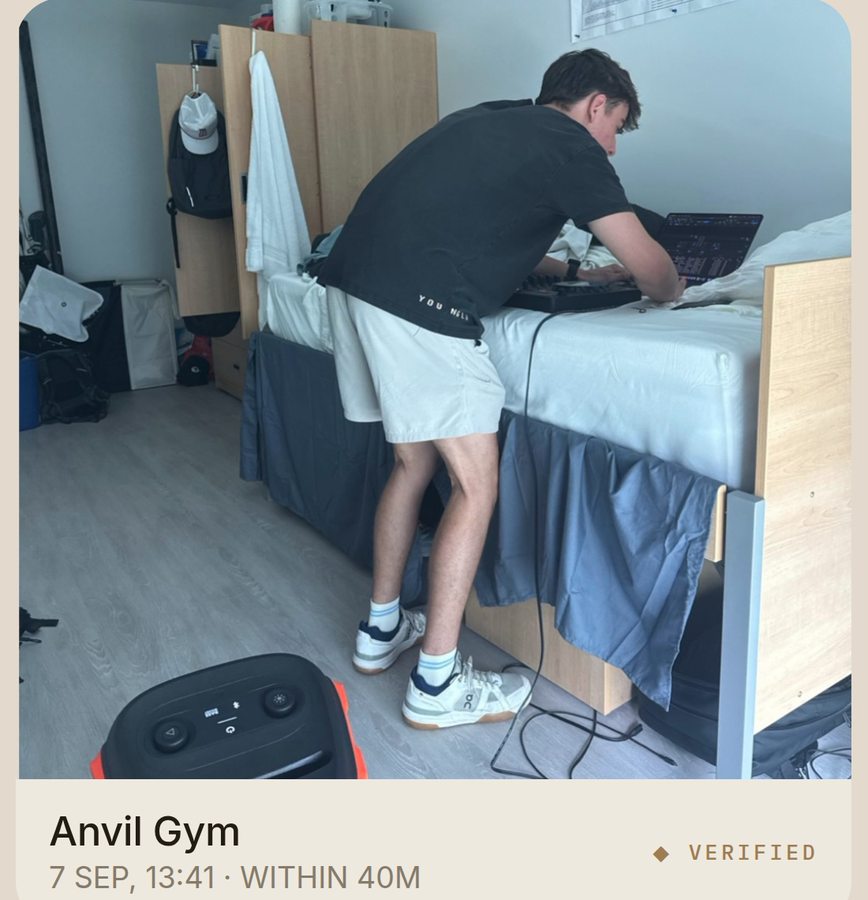
#> input picture projects/006-anvil-film/source/ui/proof_a.png, 868 x 900 px
$ python fillplate.py
#> lines starting #> are read from the running program, lines starting #| are printed output that depends on the picture
#!/usr/bin/env python3
"""Build source/ui/fill.png — the plate that fills the type at the clip moments.

The raw check-in photo is a cool indoor snapshot. Poured into letterforms at
Reel size it reads as "the text went pale grey", not as "the text is a
photograph of somebody who turned up" — the whole point of the device. Two
things fix it and both are the same discipline as 001's palette rule:

  * DUOTONE, not the original. Luminance is remapped across INK -> GOLD, so the
    brightest thing inside a letter is gold rather than white. The photo stays a
    photograph and the frame stays in the family.
  * CONTRAST FIRST. Letterforms sample tiny areas; a flat mid-grey crop gives
    every letter the same value and the fill disappears. The plate is stretched
    to its 2nd/98th percentile before it is toned.

    python3 scripts/fillplate.py
"""
import os
import numpy as np
from PIL import Image, ImageOps

HERE=os.path.dirname(os.path.abspath(__file__))
SRC =os.path.join(HERE,'..','source','ui','proof_a.png')
OUT =os.path.join(HERE,'..','source','ui','fill.png')

INK =np.array([0x23,0x1C,0x15], float)
GOLD=np.array([0x9E,0x7C,0x52], float)

im=Image.open(SRC).convert('RGB')
#> im is the input picture: PIL image 868x900 RGB; mean R, G, B 131.8, 144.7, 151.4
# the body, not the room: the person sits centre-right of the frame and the
# left third is a wall that would fill half the word with nothing
w,h=im.size
#> w = 868; h = 900
im=im.crop((int(w*0.18), int(h*0.02), w, int(h*0.80)))
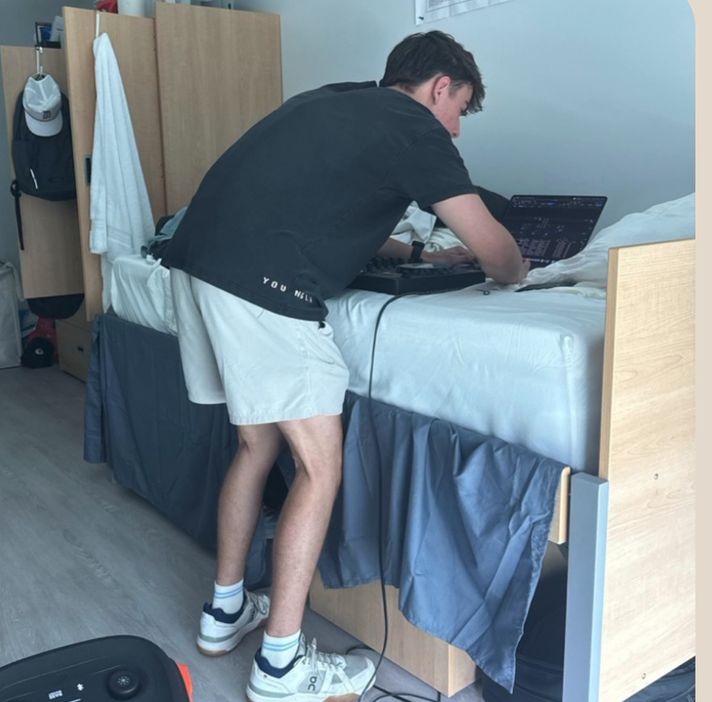
#> im: PIL image 712x702 RGB; mean R, G, B 119.4, 134.5, 143.5
im=im.resize((1600, int(1600*im.size[1]/im.size[0])), Image.LANCZOS)
#> im: PIL image 1600x1577 RGB

g=np.asarray(ImageOps.grayscale(im), float)
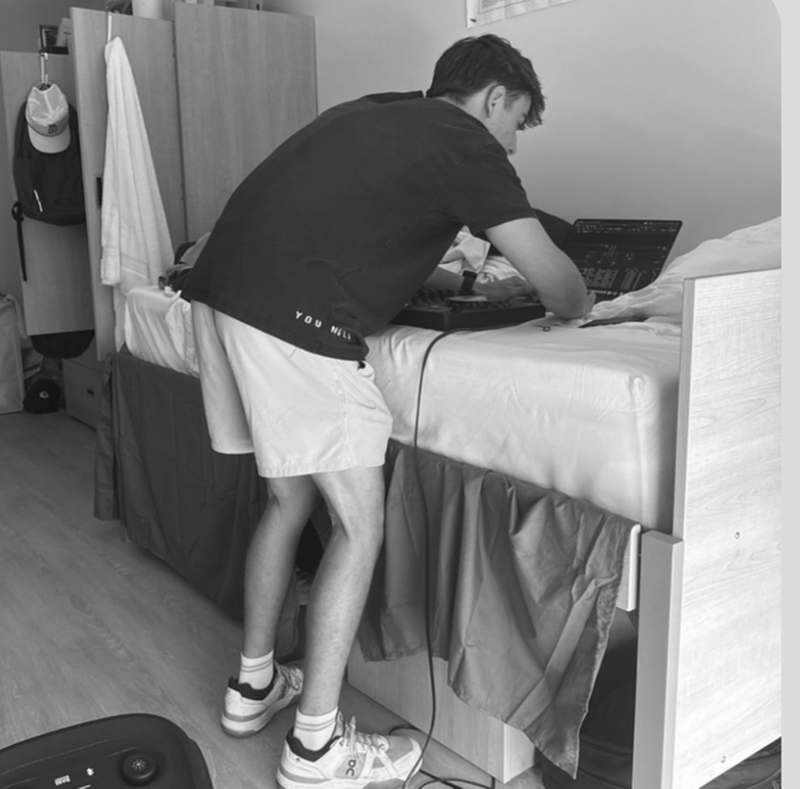
#> g: shape (1577, 1600) float64 (shown at 1/2 size); min 14, max 255, mean 131
lo,hi=np.percentile(g,2), np.percentile(g,98)
#> lo = 37; hi = 242
u=np.clip((g-lo)/max(1e-6,hi-lo), 0, 1)
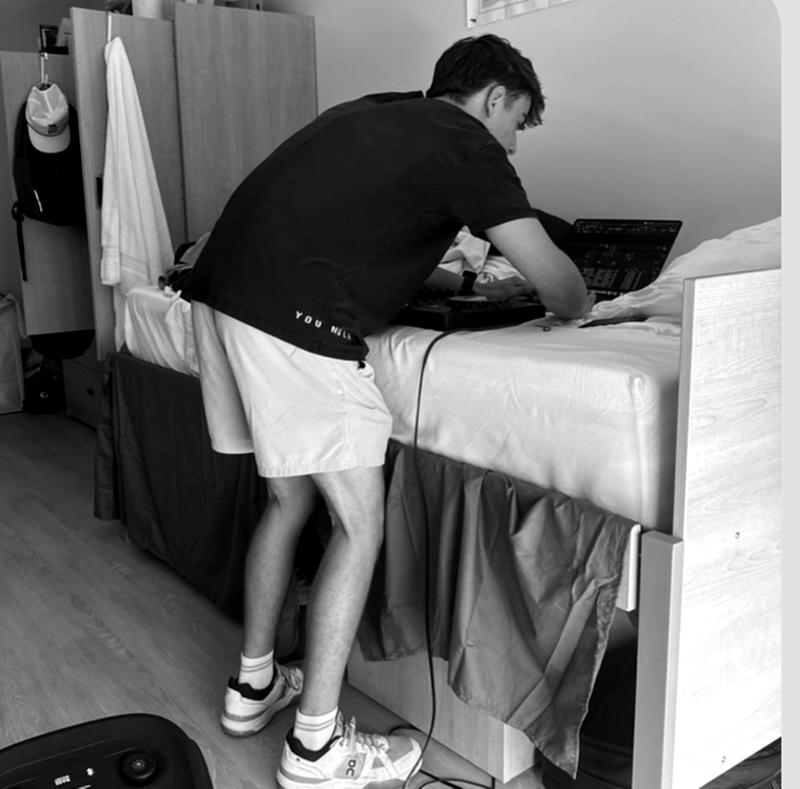
#> u: shape (1577, 1600) float64 (shown at 1/2 size); min 0, max 1, mean 0.459
u=u**0.86                                   # lift the mids so limbs stay readable
rgb=INK[None,None,:]+(GOLD-INK)[None,None,:]*u[:,:,None]
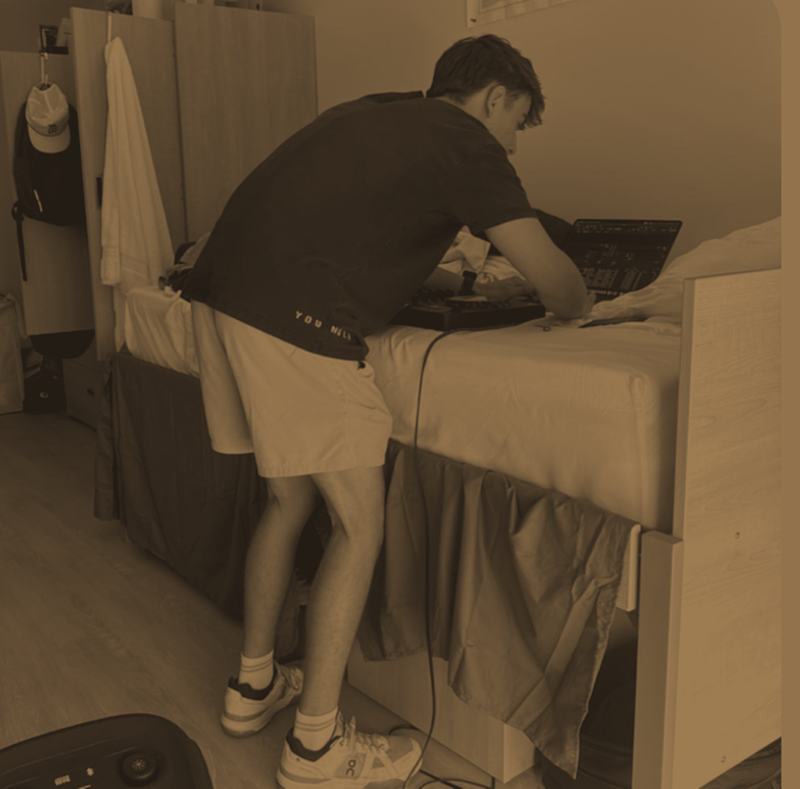
#> rgb: shape (1577, 1600, 3) float64 (shown at 1/2 size); mean of channels 0, 1, 2 95.9, 75.5, 51.2; drawn as R, G, B

os.makedirs(os.path.dirname(OUT), exist_ok=True)
Image.fromarray(rgb.astype('uint8')).save(OUT)
print("wrote", OUT, Image.open(OUT).size, round(os.path.getsize(OUT)/1024), "KB")

$ run again, with projects/006-anvil-film/source/ui/proof_b.png copied over projects/006-anvil-film/source/ui/proof_a.png
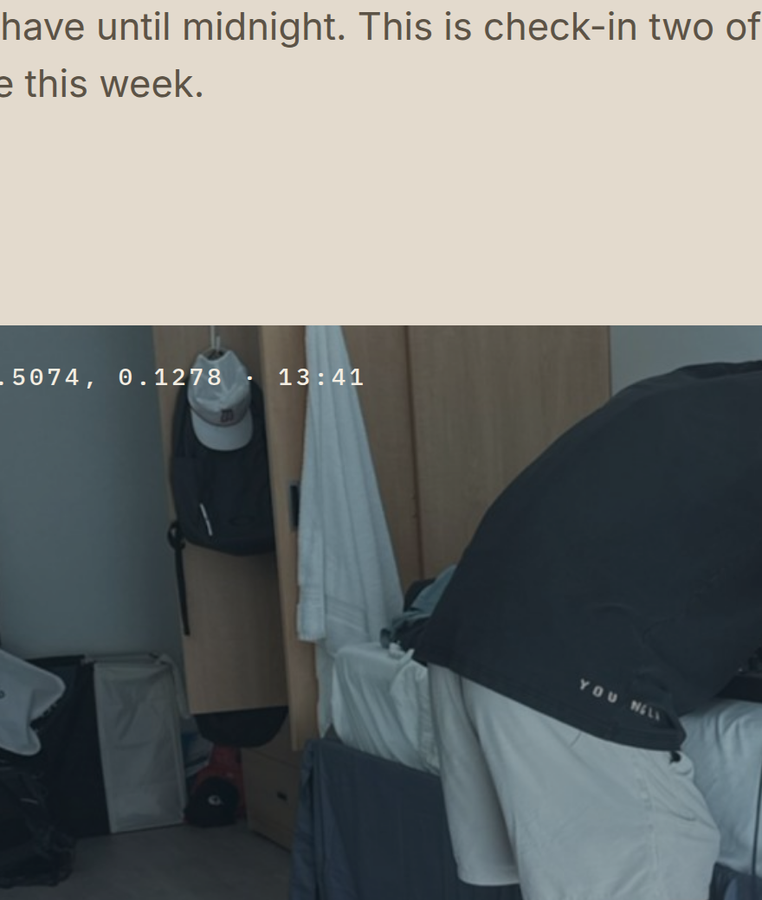
#> input picture projects/006-anvil-film/source/ui/proof_b.png, 762 x 900 px
#> im is the input picture: PIL image 762x900 RGB; mean R, G, B 121.4, 124.1, 121.9
#> `im=im.crop((int(w*0.18), int(h*0.02), w, int(h*0.80)))`:
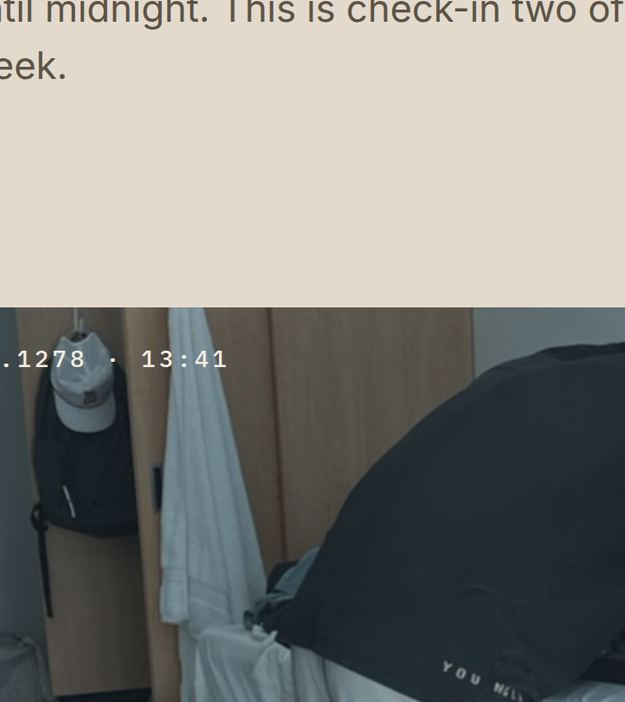
#> im: PIL image 625x702 RGB; mean R, G, B 132.2, 132.1, 127.6
#> lo = 29; hi = 219
#> `rgb=INK[None,None,:]+(GOLD-INK)[None,None,:]*u[:,:,None]`:
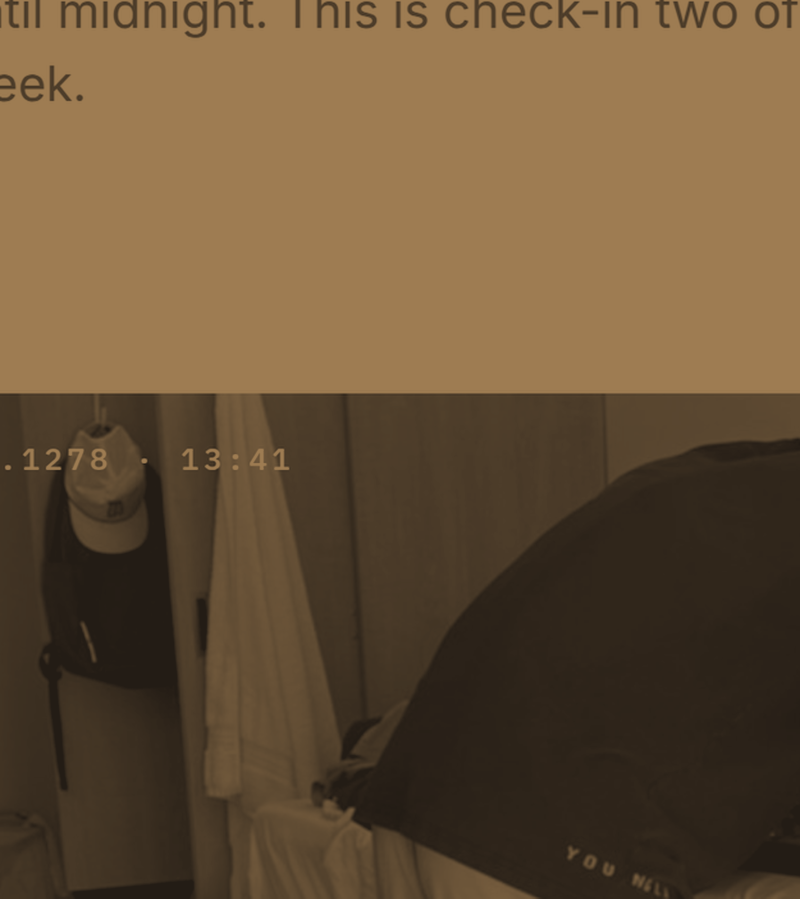
#> rgb: shape (1797, 1600, 3) float64 (shown at 1/2 size); mean of channels 0, 1, 2 104.2, 82, 55.3; drawn as R, G, B

$ run again, with projects/006-anvil-film/source/ui/proof_c.png copied over projects/006-anvil-film/source/ui/proof_a.png
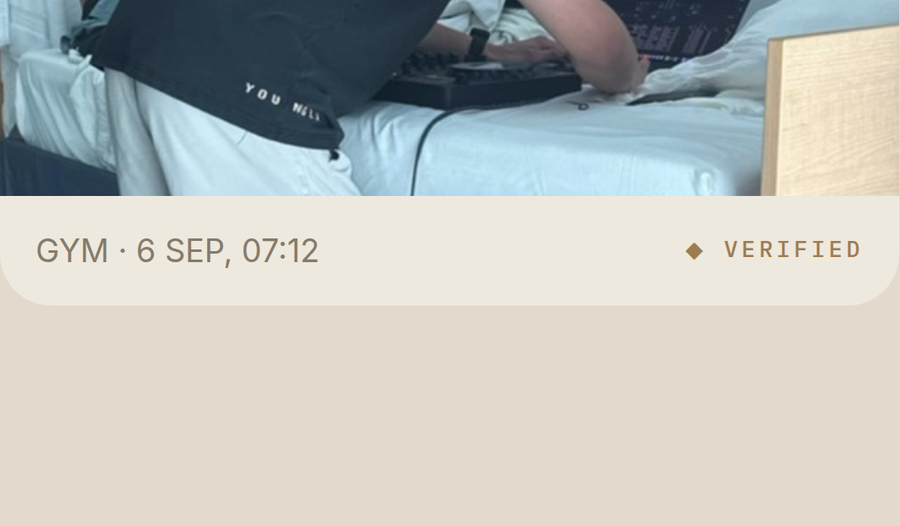
#> input picture projects/006-anvil-film/source/ui/proof_c.png, 900 x 526 px
#> im is the input picture: PIL image 900x526 RGB; mean R, G, B 190.7, 192.5, 187.5
#> `g=np.asarray(ImageOps.grayscale(im), float)`:
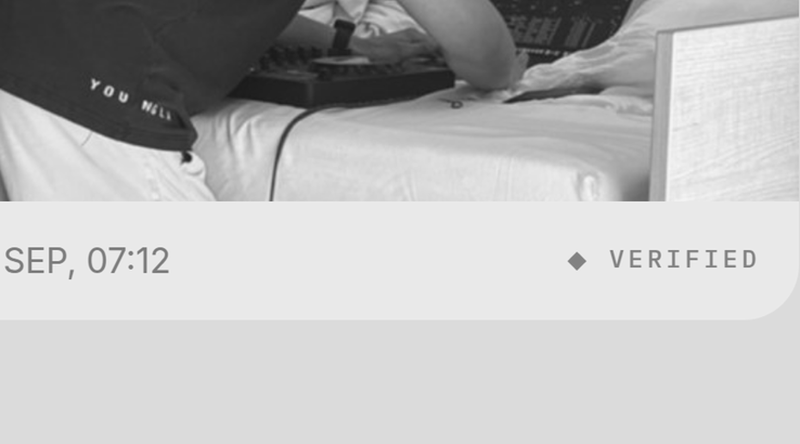
#> g: shape (888, 1600) float64 (shown at 1/2 size); min 25, max 252, mean 188.4
#> lo = 41; hi = 234
#> `rgb=INK[None,None,:]+(GOLD-INK)[None,None,:]*u[:,:,None]`:
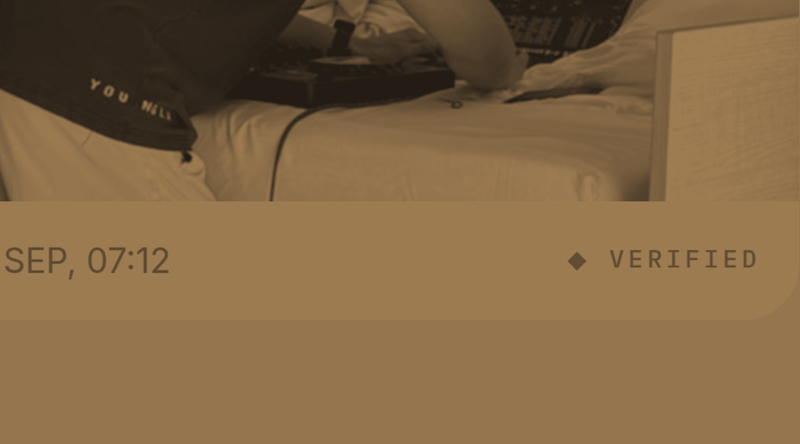
#> rgb: shape (888, 1600, 3) float64 (shown at 1/2 size); mean of channels 0, 1, 2 130.8, 102.8, 68.5; drawn as R, G, B
